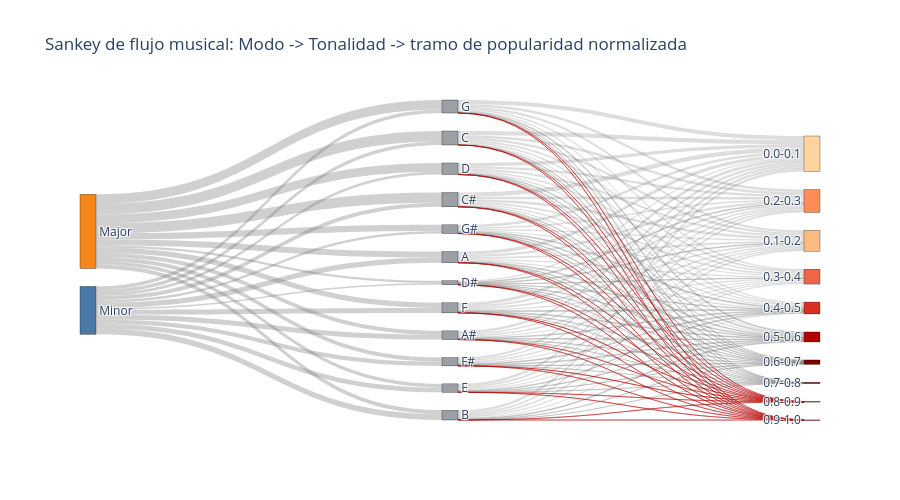

Write notebook code for a chart like this one.
### Code cell
sankey_df = spotify_df[["mode", "key", "popularity"]].dropna().copy()
sankey_df = sankey_df[sankey_df["key"].between(0, 11)]

sankey_df["mode_label"] = sankey_df["mode"].map({0: "Minor", 1: "Major"})
sankey_df["key_label"] = sankey_df["key"].map(key_map)
sankey_df["popularity_norm"] = (sankey_df["popularity"] / 100).clip(0, 1)

bins = np.linspace(0, 1, 11)
range_labels = [f"{i/10:.1f}-{(i+1)/10:.1f}" for i in range(10)]

sankey_df["popularity_norm_adj"] = np.where(
    sankey_df["popularity_norm"] == 1,
    np.nextafter(1.0, 0.0),
    sankey_df["popularity_norm"],
)

sankey_df["pop_bin"] = pd.cut(
    sankey_df["popularity_norm_adj"],
    bins=bins,
    labels=range_labels,
    include_lowest=True,
    right=False,
).astype(str)

mode_nodes = ["Major", "Minor"]
key_nodes = [key_map[k] for k in range(12)]
pop_nodes = range_labels

all_nodes = mode_nodes + key_nodes + pop_nodes
node_idx = {name: i for i, name in enumerate(all_nodes)}

flow_mk = (
    sankey_df
    .groupby(["mode_label", "key_label"], observed=False)
    .size()
    .reset_index(name="value")
)

flow_kp = (
    sankey_df
    .groupby(["key_label", "pop_bin"], observed=False)
    .size()
    .reset_index(name="value")
)

sources = [node_idx[r["mode_label"]] for _, r in flow_mk.iterrows()] + [node_idx[r["key_label"]] for _, r in flow_kp.iterrows()]
targets = [node_idx[r["key_label"]] for _, r in flow_mk.iterrows()] + [node_idx[r["pop_bin"]] for _, r in flow_kp.iterrows()]
values = flow_mk["value"].tolist() + flow_kp["value"].tolist()

mode_colors = {"Major": "#F58518", "Minor": "#4C78A8"}
key_color = "#9AA0A6"

pop_palette = px.colors.sequential.OrRd
pop_colors = {
    label: pop_palette[min(i + 2, len(pop_palette) - 1)]
    for i, label in enumerate(pop_nodes)
}

node_colors = [
    mode_colors.get(n, key_color) if n in mode_nodes
    else (pop_colors.get(n, key_color) if n in pop_nodes else key_color)
    for n in all_nodes
]

link_colors = []
for _ in flow_mk.itertuples(index=False):
    link_colors.append("rgba(120,120,120,0.35)")
for _, r in flow_kp.iterrows():
    if r["pop_bin"] in ["0.8-0.9", "0.9-1.0"]:
        link_colors.append("rgba(179,0,0,0.45)")
    else:
        link_colors.append("rgba(120,120,120,0.25)")

fig = go.Figure(
    data=[
        go.Sankey(
            arrangement="snap",
            node=dict(
                pad=18,
                thickness=16,
                line=dict(color="black", width=0.3),
                label=all_nodes,
                color=node_colors,
            ),
            link=dict(
                source=sources,
                target=targets,
                value=values,
                color=link_colors,
                hovertemplate="Flujo: %{source.label} -> %{target.label}<br>Canciones: %{value}<extra></extra>",
            ),
        )
    ]
)

fig.update_layout(
    title="Sankey de flujo musical: Modo -> Tonalidad -> tramo de popularidad normalizada",
    width=900,
    height=500,
    font=dict(size=12),
)

fig.show()

### Figure 1 — Plotly figure (JSON) as saved in the notebook; plotly's stock layout.template omitted (floating-point values rounded to 4 significant figures; data arrays with more than 128 entries replaced by an {"elided": "..."} marker saying what was removed)
{"data": [{"arrangement": "snap", "link": {"color": {"elided": "144 str values"}, "hovertemplate": "Flujo: %{source.label} -> %{target.label}<br>Canciones: %{value}<extra></extra>", "source": {"elided": "144 int values"}, "target": {"elided": "144 int values"}, "value": {"elided": "144 int values"}}, "node": {"color": ["#F58518", "#4C78A8", "#9AA0A6", "#9AA0A6", "#9AA0A6", "#9AA0A6", "#9AA0A6", "#9AA0A6", "#9AA0A6", "#9AA0A6", "#9AA0A6", "#9AA0A6", "#9AA0A6", "#9AA0A6", "rgb(253,212,158)", "rgb(253,187,132)", "rgb(252,141,89)", "rgb(239,101,72)", "rgb(215,48,31)", "rgb(179,0,0)", "rgb(127,0,0)", "rgb(127,0,0)", "rgb(127,0,0)", "rgb(127,0,0)"], "label": ["Major", "Minor", "C", "C#", "D", "D#", "E", "F", "F#", "G", "G#", "A", "A#", "B", "0.0-0.1", "0.1-0.2", "0.2-0.3", "0.3-0.4", "0.4-0.5", "0.5-0.6", "0.6-0.7", "0.7-0.8", "0.8-0.9", "0.9-1.0"], "line": {"color": "black", "width": 0.3}, "pad": 18, "thickness": 16}, "type": "sankey"}], "layout": {"font": {"size": 12}, "height": 500, "title": {"text": "Sankey de flujo musical: Modo -> Tonalidad -> tramo de popularidad normalizada"}, "width": 900}}
